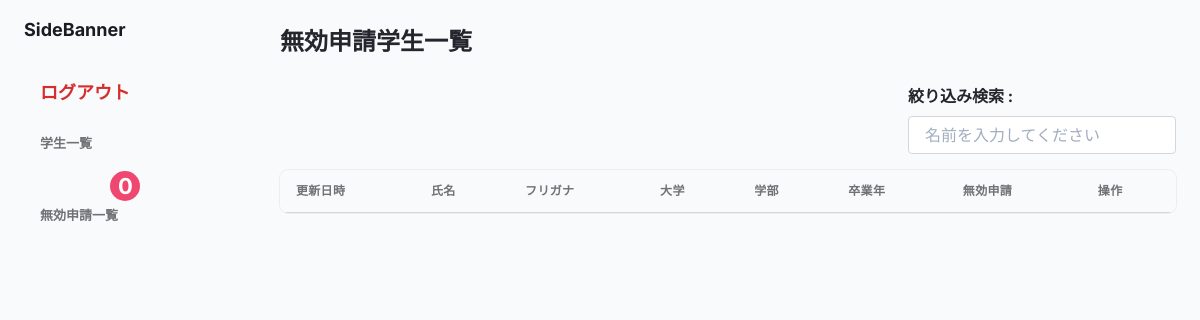
Page /src/agent/agent_invalid_student.php (signed in) on the earlier database version.
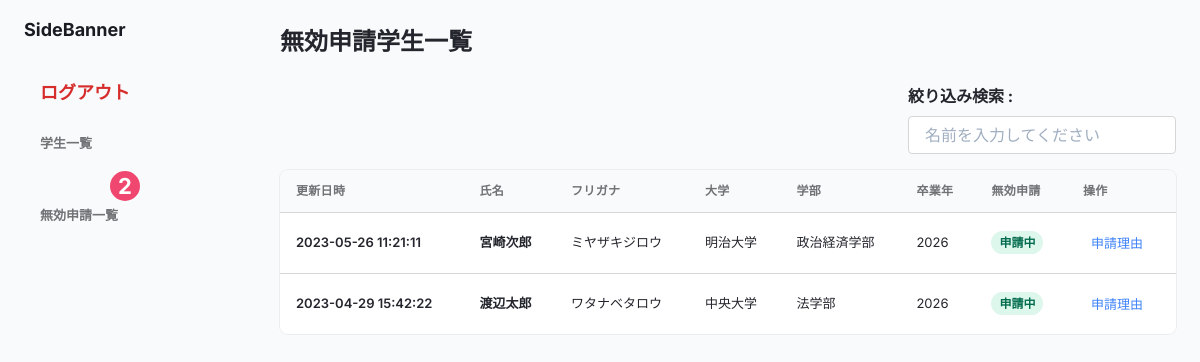
Same page on the later database version.
### tables this page shows
CREATE TABLE user_register_client(
  user_id INT NOT NULL,
  client_id VARCHAR(255) NOT NULL,
  valid int default false,
  is_valid boolean default true
);

CREATE TABLE users (
  id INT AUTO_INCREMENT PRIMARY KEY,
  name VARCHAR(255) NOT NULL,
  hurigana VARCHAR(255) NOT NULL,
  sex VARCHAR(255) NOT NULL,
  birthday VARCHAR(255) NOT NULL,
  college VARCHAR(255) NOT NULL,
  faculty VARCHAR(255) NOT NULL,
  department VARCHAR(255) NOT NULL,
  division VARCHAR(255) NOT NULL,
  grad_year VARCHAR(255) NOT NULL,
  prefecture VARCHAR(255) NOT NULL,
  mail VARCHAR(255) NOT NULL,
  phone VARCHAR(255) NOT NULL,
  created_at DATETIME DEFAULT CURRENT_TIMESTAMP,
  updated_at DATETIME DEFAULT CURRENT_TIMESTAMP ON UPDATE CURRENT_TIMESTAMP,
   
  is_valid boolean default true
) CHARSET=utf8;

### src/agent/agent_invalid_count.php (called while the page is built, shortened)
<?php
$pdo = Database::get();
$sql = "SELECT COUNT(*) FROM users INNER JOIN user_register_client AS relation ON users.id = relation.user_id WHERE relation.valid = 1 AND relation.client_id = :id ORDER BY updated_at DESC";
$stmt = $pdo->prepare($sql);
$stmt->bindValue(":id", $_SESSION["id"]);
$stmt->execute();
$count= $stmt->fetch();
?>

### src/agent/agent_invalid_student.php (the view, shortened to what the changed rows need)
<?php
require_once(dirname(__FILE__) . '/agent_invalid_count.php');
$pdo = Database::get();
$sql = "SELECT * FROM users INNER JOIN user_register_client AS relation ON users.id = relation.user_id WHERE relation.valid = 1 AND relation.client_id = :id AND relation.is_valid = true ORDER BY updated_at DESC";
$stmt = $pdo->prepare($sql);
$stmt->bindValue(":id", $_SESSION["id"]);
$stmt->execute();
$users = $stmt->fetchAll(PDO::FETCH_ASSOC);
?>
<!DOCTYPE html>
<html lang="ja">
<head>
  <link rel="stylesheet" href="../vendor/tailwind/tailwind.output.css">
  <link rel="stylesheet" href="../user/assets/styles/badge.css">
  <link rel="stylesheet" href="../user/assets/styles/boozer.css">
</head>
<body>
  <div class="flex h-screen bg-gray-50" :class="{ 'overflow-hidden': isSideMenuOpen}">
    <aside class="z-20 flex-shrink-0 hidden w-64 overflow-y-auto bg-slate-500 md:block">
      <div class="py-4 text-gray-500">
        <ul class="mt-6">
          <li class="relative px-6 py-3">
            <div class="notifier new">
              <div class="badge num"><?= $count[0] ?></div>
            </div>
          </li>
        </ul>
      </div>
    </aside>
    <div class="flex flex-col flex-1 w-full">
      <main class="h-full pb-16 overflow-y-auto">
        <div class="container grid px-6 mx-auto">
          <h2 class="my-6 text-2xl font-semibold text-gray-700 ">無効申請学生一覧</h2>
          <div class="w-full overflow-hidden rounded-lg shadow-xs">
            <div class="w-full overflow-x-auto">
              <table class="w-full whitespace-no-wrap">
                <thead>
                  <tr class="text-xs font-semibold tracking-wide text-left text-gray-500 uppercase border-b">
                    <th class="px-4 py-3">更新日時</th>
                    <th class="px-4 py-3">氏名</th>
                    <th class="px-4 py-3">フリガナ</th>
                    <th class="px-4 py-3">大学</th>
                    <th class="px-4 py-3">学部</th>
                    <th class="px-4 py-3">卒業年</th>
                    <th class="px-4 py-3">無効申請</th>
                    <th class="px-4 py-3">操作</th>
                  </tr>
                </thead>
                <tbody class="bg-white divide-y" id="student">
                  <?php foreach ($users as $key => $user) { ?>
                    <tr class="text-gray-700">
                      <td class="px-4 py-3">
                        <p class="font-semibold items-center text-sm"><?= $user["updated_at"] ?></p>
                      </td>
                      <td class="px-4 py-3">
                        <p class="font-semibold items-center text-sm"><?= $user["name"] ?></p>
                      </td>
                      <td class="px-4 py-3 text-sm">
                        <?= $user["hurigana"] ?>
                      </td>
                      <td class="px-4 py-3 text-sm">
                        <?= $user["college"] ?>
                      </td>
                      <td class="px-4 py-3 text-sm">
                        <?= $user["faculty"] ?>
                      </td>
                      <td class="px-4 py-3 text-sm">
                        <?= $user["grad_year"] ?>
                      </td>
                      <td class="px-4 py-3 text-xs">
                        <span class="px-2 py-1 font-semibold leading-tight text-green-700 bg-green-100 rounded-full">
                          <?php
                          if ($user["valid"] == 1) {
                            print_r("申請中");
                          } elseif ($user["valid"] == 2) {
                            print_r("申請承認");
                          }
                          ?>
                      </td>
                      <td class="px-4 py-3">
                        <div class="flex items-center space-x-4 text-sm">
                          <button class="flex items-center justify-between px-2 py-2 text-sm font-medium leading-5 text-blue-500 rounded-lg focus:outline-none focus:shadow-outline-gray" aria-label="Edit" data=<?= $user["id"] ?>>
                            <a href="http://localhost:8080/agent/agent_invalid_student_disp.php?id=<?= $user["id"] ?>">申請理由</a>
                          </button>
                        </div>
                      </td>
                    </tr>
                  <?php } ?>
                </tbody>
              </table>
            </div>
          </div>
        </div>
      </main>
    </div>
  </div>
</body>
</html>

Differences in the rows shown:
added user_register_client: user.updated_at "2023-05-26 11:21:11", user.name "宮崎次郎", user.hurigana "ミヤザキジロウ", user.college "明治大学", user.faculty "政治経済学部", user.grad_year "2026", value "申請中"
added user_register_client: user.updated_at "2023-04-29 15:42:22", user.name "渡辺太郎", user.hurigana "ワタナベタロウ", user.college "中央大学", user.faculty "法学部", user.grad_year "2026", value "申請中"
Other differences:
$count[0]: "0" → "2"
